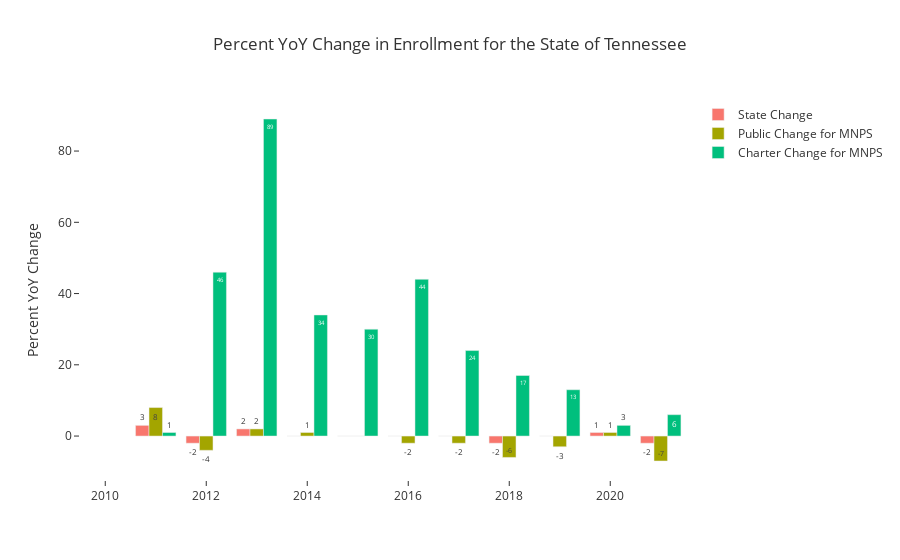

Notebook code for this chart:
### Code cell
fig = go.Figure()

fig.add_trace(go.Bar(x=state_enrollment_over_time['file_year'], 
                     y=state_enrollment_over_time['pct_yoy_change'], 
                     name='State Change',
                     text=state_enrollment_over_time['pct_yoy_change']
                     ))


fig.add_trace(go.Bar(x=mnps_enrollment_by_school_type_over_time['file_year'], 
                     y=mnps_enrollment_by_school_type_over_time['pct_yoy_public_change'], 
                     name='Public Change for MNPS',
                     text=mnps_enrollment_by_school_type_over_time['pct_yoy_public_change']
                     )) 

fig.add_trace(go.Bar(x=mnps_enrollment_by_school_type_over_time['file_year'], 
                     y=mnps_enrollment_by_school_type_over_time['pct_yoy_charter_change'], 
                     name='Charter Change for MNPS',
                     text=mnps_enrollment_by_school_type_over_time['pct_yoy_charter_change']
                     )) 

fig.update_layout(title='Percent YoY Change in Enrollment for the State of Tennessee',
                  template='ggplot2',
                  paper_bgcolor='white', 
                  plot_bgcolor='white',)
fig.update_traces(textfont_size=8)

fig.update_yaxes(title_text="Percent YoY Change")
fig.show()

### Figure 1 — Plotly figure (JSON) as saved in the notebook; plotly's stock layout.template omitted (floating-point values rounded to 4 significant figures)
{"data": [{"name": "State Change", "text": [null, 3, -2, 2, 0, 0, 0, 0, -2, 0, 1, -2], "textfont": {"size": 8}, "type": "bar", "x": [2010, 2011, 2012, 2013, 2014, 2015, 2016, 2017, 2018, 2019, 2020, 2021], "y": [null, 3, -2, 2, 0, 0, 0, 0, -2, 0, 1, -2]}, {"name": "Public Change for MNPS", "text": [null, 8, -4, 2, 1, 0, -2, -2, -6, -3, 1, -7], "textfont": {"size": 8}, "type": "bar", "x": [2010, 2011, 2012, 2013, 2014, 2015, 2016, 2017, 2018, 2019, 2020, 2021], "y": [null, 8, -4, 2, 1, 0, -2, -2, -6, -3, 1, -7]}, {"name": "Charter Change for MNPS", "text": [null, 1, 46, 89, 34, 30, 44, 24, 17, 13, 3, 6], "textfont": {"size": 8}, "type": "bar", "x": [2010, 2011, 2012, 2013, 2014, 2015, 2016, 2017, 2018, 2019, 2020, 2021], "y": [null, 1, 46, 89, 34, 30, 44, 24, 17, 13, 3, 6]}], "layout": {"autosize": true, "paper_bgcolor": "white", "plot_bgcolor": "white", "title": {"text": "Percent YoY Change in Enrollment for the State of Tennessee"}, "xaxis": {"autorange": true, "range": [2010.0, 2022.0], "type": "linear"}, "yaxis": {"autorange": true, "range": [-12.33, 94.33], "title": {"text": "Percent YoY Change"}, "type": "linear"}}}
